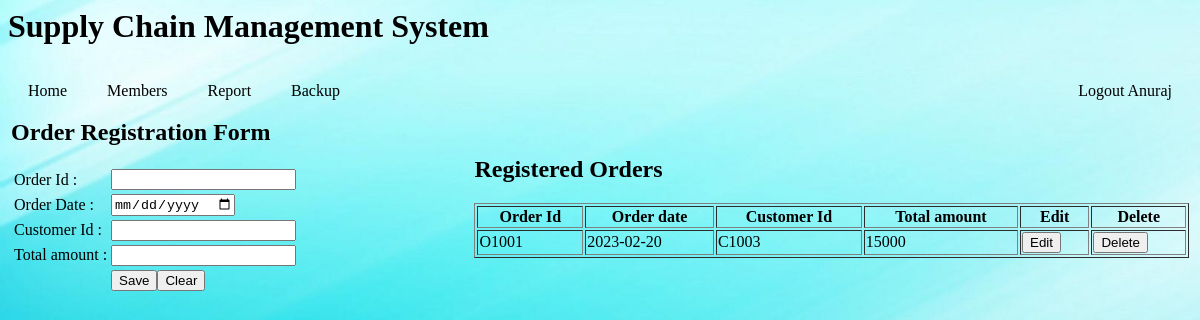
Page /SCM/orders/order.php (signed in) on the committed database.
### tables this page shows
CREATE TABLE `order` (
  `orderid` varchar(11) NOT NULL,
  `orderdate` varchar(20) NOT NULL,
  `customerid` varchar(11) NOT NULL,
  `total_amount` double NOT NULL
);

### SCM/model/commFunc4.php (the view, shortened to what this page needs)
<?php
class commonFunc4{
	public static function userTable(){
        $link = mysqli_connect("localhost","root","","webdev");
		$sql = "SELECT * FROM `order`";
		$query = mysqli_query($link,$sql) or die ("sql error");
		while ($row = mysqli_fetch_array($query)) {
								 echo "<tr>";
								 echo "<td>".$row['orderid']."</td>";
								 echo "<td>".$row['orderdate']."</td>";
								 echo "<td>".$row['customerid']."</td>";
								 echo "<td>".$row['total_amount']."</td>";
								 echo "<td><button type='submit' name='select' value='".$row['orderid']."'>Edit</button></td>";
								 echo "<td><button type='submit' name='delete' value='".$row['orderid']." '>Delete</button></td>";
								 echo "</tr>";
						 }
	}
}
?>

### SCM/home.css (style rules this page uses)
body { background-size:cover; background-repeat:no-repeat; background-attachment: fixed }

### rows in the picture
order: orderid "O1001", orderdate "2023-02-20", customerid "C1003", total_amount "15000"

### other values in the picture
$_SESSION['uname'] "Anuraj"
